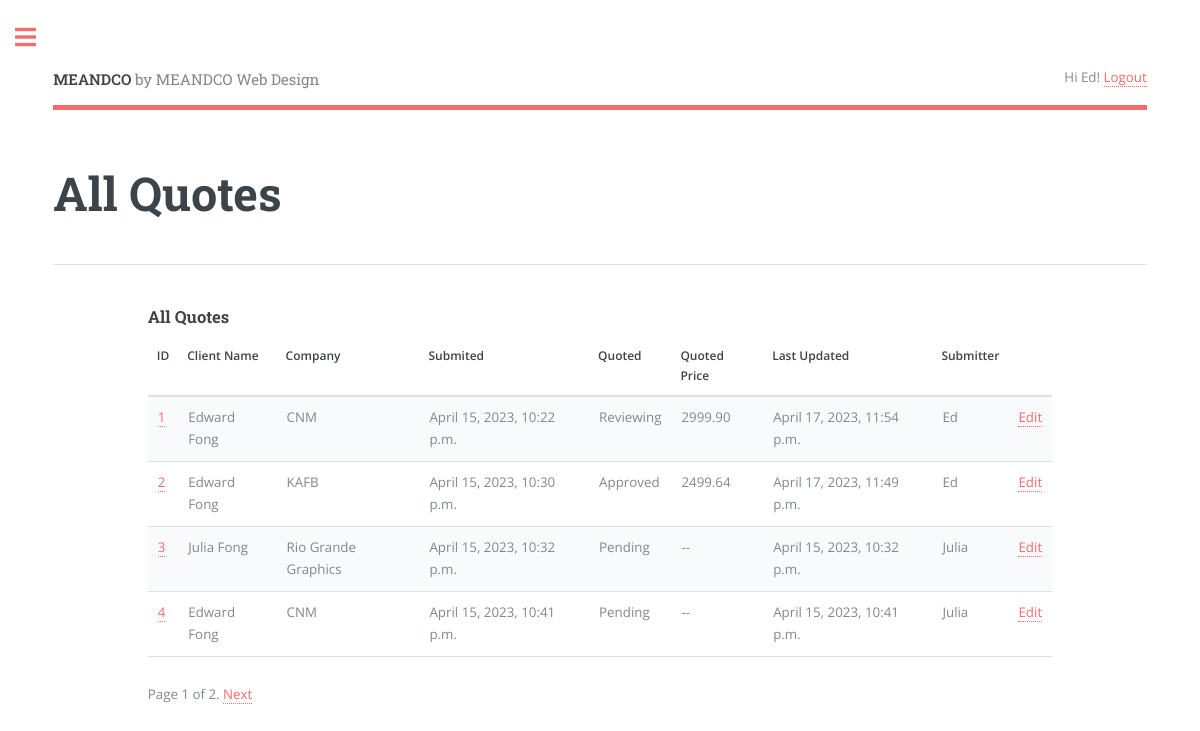
Page /quotes/ (signed in) on the committed database.
### quote/models.py (models this page shows, shortened)
class Quote(models.Model):
    class Status(models.TextChoices):
        PENDING = 'Pending'
        REVIEWING = 'Reviewing'
        APPROVED = 'Approved'
    class Priority(models.TextChoices):
        URGENT  = 'UG', _('Urgent - 1 to week or less')
        NORMAL  = 'NM', _('Normal - 2 to 4 weeks')
        LOW     = 'LW', _('Low - Still Researching')
    name = models.CharField(max_length=250)
    requester = models.ForeignKey(User,
                                  on_delete=models.CASCADE, related_name='quotes')
    position = models.CharField(max_length=250, null=True,
                                blank=True)
    company = models.CharField(max_length=250, null=True,
                               blank=True)
    address = models.CharField(max_length=250, null=True,
                               blank=True)
    phone = models.CharField(max_length=30)
    email = models.EmailField(max_length=250)
    web_address = models.CharField(max_length=250, null=True,
                                   blank=True)
    description = models.TextField()
    created = models.DateTimeField(auto_now_add=True)
    updated = models.DateTimeField(auto_now=True)
    stat = models.CharField(max_length=20,
                              choices=Status.choices,
                              default=Status.PENDING)
    priority = models.CharField(max_length=2,
                                choices=Priority.choices,
                                default=Priority.NORMAL)
    quoted_price = models.DecimalField(max_digits=250,decimal_places=2,
                                    null=True, blank=True)
    jobfile = models.FileField(upload_to="jobfiles/", null=True, blank=True)
    class Meta:
        ordering = ['created']
        indexes = [
            models.Index(fields=['created'])
        ]

### quote/views.py (the view)
# urls.py: path('quotes/', views.quotes_list, name='quotes_list'),
@login_required(login_url='login')
def quotes_list(request):
    if request.user.is_superuser:
        quotes = Quote.objects.all()
    else:
        quotes =  Quote.objects.filter(requester=request.user)
    paginator = Paginator(quotes, 4)
    page_number = request.GET.get('page', 1)
    try:
        quotes = paginator.page(page_number)
    except PageNotAnInteger:
        quotes = paginator.page(1)
    except EmptyPage:
        quotes = paginator.page(paginator.num_pages)
    context = {'quotes':quotes,'quotes':quotes}
    return render(request, 'quote/quotes_list.html', context)

### quote/templates/quote/quotes_list.html (shortened to what this page needs)
{% extends "base.html" %}
{% block header %}All Quotes{% endblock %}
{% block content %}
  <h3>All Quotes</h3>
    <div class="table-wrapper">
        <table>
            <thead>
            <tr>
                <th>ID</th>
                <th>Client Name</th>
                <th>Company</th>
                <th>Submited</th>
                <th>Quoted</th>
                <th>Quoted Price</th>
                <th>Last Updated</th>
                <th>Submitter</th>
                {% if request.user.is_superuser %}<th></th>{% endif %}
            </tr>
            </thead>
            <tbody>
            {% if quotes %}
            {% for q in quotes %}
                <tr>
                    <td><a href="{% url 'quote_detail' q.id %}">{{ q.id }}</a></td>
                    <td>{{ q.name }}</td>
                    <td>{{ q.company }} </td>
                    <td>{{ q.created }}</td>
                    <td>{{ q.stat }}</td>
                    <td>{% if q.quoted_price  %}{{ q.quoted_price }} {% else %}--{% endif %}</td>
                    <td>{{ q.updated }}</td>
                    <td>{{ q.requester | title }}</td>
                    {% if request.user.is_superuser %}<td><a href="{% url 'quote_edit' q.id %}">Edit</a></td>{% endif %}
                </tr>
            {% endfor %}
            {% endif %}
          </tbody>
        </table>
        {% if quotes %}{% include 'pagination.html' with page=quotes %}{% endif %}
     </div>
{% endblock %}

### quote/templates/base.html (shortened to what this page needs)
{% load static %}
<!DOCTYPE html>
<html lang="en">
<head>
    <link href="{% static 'assets/css/main.css' %}" rel="stylesheet">
    <link rel="stylesheet" href="{% static 'assets/css/fontawesome-all.min.css' %}" />
</head>
<body>
    <body class="is-preload">
        <div id="wrapper">
            <div id="main">
              <div class="inner">
                  <header id="header">
                    <a href="{% url 'home' %}" class="logo"><strong>MEANDCO</strong> by MEANDCO Web Design</a>
                    <ul class="icons">
                      {% if request.user.is_authenticated %}
                      Hi {{ request.user.first_name|default:request.user.username|title }}! <a href="{% url 'logout' %}">Logout</a>
                      {% else %}
                      Not logged in. <a href="{% url 'login' %}">Log-in</a>
                      {% endif %}
                    </ul>
                  </header>
                  <section>
                    <header class="main">
                      <h1>{% block header %}{% endblock header %}</h1>
                    </header>
                    <hr class="major" />
                      <div class="row gtr-200">
                        <div class="col-1 col-12-medium">
                        </div>
                          <div class="col-10 col-12-medium">
                          {% block content %}
                          {% endblock %}
                        </div>
                      </div>
                  </section>
              </div>
            </div>
                      {% url 'quote' as url%}
                      {% url 'quotes_list' as list %}
                      {% url 'contact' as contact %}
        </div>
</body>
</html>

### rows in the picture
Quote: id "1", name "Edward Fong", company "CNM", created "April 15, 2023, 10:22 p.m.", stat "Reviewing", quoted_price "2999.90", updated "April 17, 2023, 11:54 p.m.", requester "Ed"
Quote: id "2", name "Edward Fong", company "KAFB", created "April 15, 2023, 10:30 p.m.", stat "Approved", quoted_price "2499.64", updated "April 17, 2023, 11:49 p.m.", requester "Ed"
Quote: id "3", name "Julia Fong", company "Rio Grande Graphics", created "April 15, 2023, 10:32 p.m.", stat "Pending", updated "April 15, 2023, 10:32 p.m.", requester "Julia"
Quote: id "4", name "Edward Fong", company "CNM", created "April 15, 2023, 10:41 p.m.", stat "Pending", updated "April 15, 2023, 10:41 p.m.", requester "Julia"

### other values in the picture
{{ request.user.first_name|default:request.user.username|title }} "Ed"
{{ page.number }} "1"
{{ page.paginator.num_pages }} "2"
